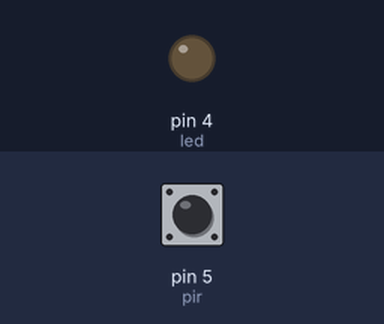
Recording of a sketch running on a simulated Arduino Uno, built with avr-gcc and run on an emulated ATmega328P. On the bench: output pins drawn as LEDs (lit = HIGH). The inputs (shaded band) are chosen by the test bench; at power-on: pin 5 (pir) LOW. What the sketch prints to the serial monitor is not drawn.

Above: at 1.2 s.
1.3 s: pin 5 (pir) driven HIGH
At 1.6 s:
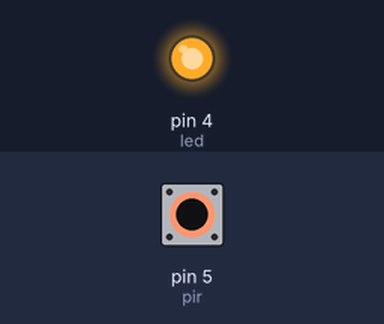
2.8 s: pin 5 (pir) driven LOW
At 5.7 s:
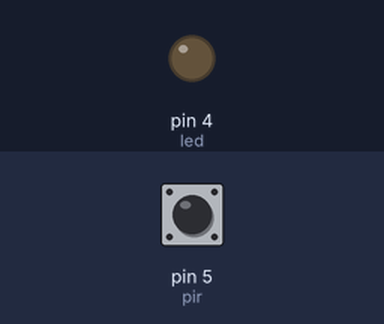
5.8 s: pin 5 (pir) pulsed HIGH 2 times (0.12 s each, 0.3 s apart)
At 6.2 s:
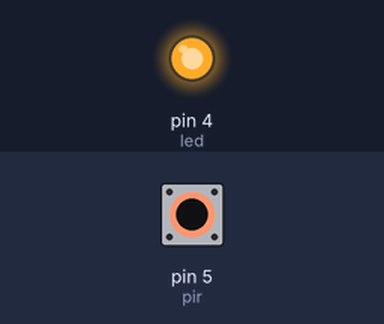
Timing chart, 0 to 11.3 s (numbered marks = the images above; inputs shaded):
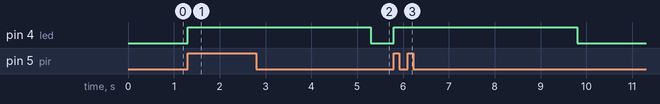

Measured:
- after the input at 1.3 s, pin 4 (led): LOW → HIGH at once
- after the input at 2.8 s, pin 4 (led): HIGH → LOW after 2.5 s
- after the input at 5.8 s, pin 4 (led): LOW → HIGH at once, → LOW 4.0 s later

The sketch:

Pruebapir.ino
```cpp
int led = 4;
int pir = 5;

void setup() {
  pinMode(led, OUTPUT);
  pinMode(pir, INPUT);
  Serial.begin(115200);
}

void loop() {
  int estado = digitalRead(pir);
  if(estado == HIGH){
    digitalWrite(led,HIGH);
    Serial.println("Pir Activo");
    delay(4000);

  }else{
    digitalWrite(led,LOW);
    Serial.println("Pir NO Activo");
    delay(1);

  }

}
```
